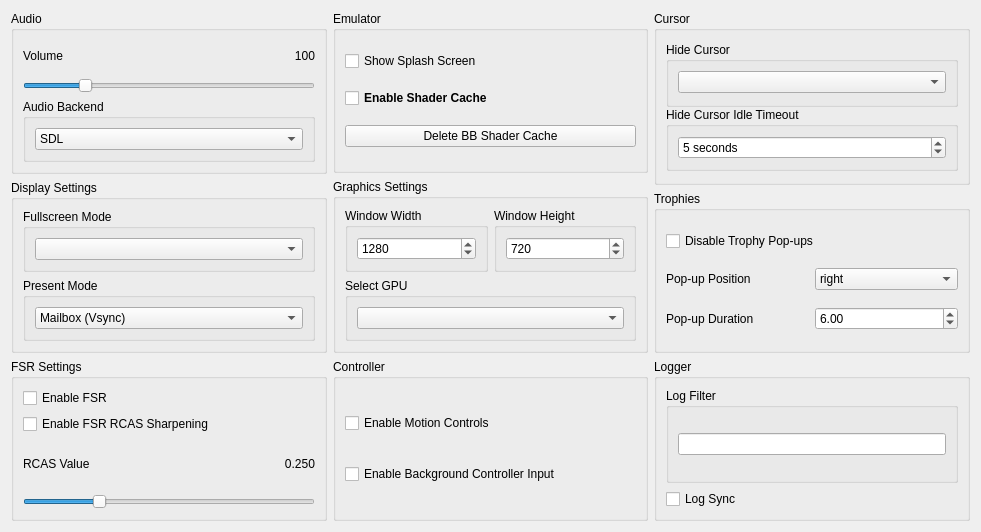
      <widget class="QWidget" name="generalTabContents">
       <property name="geometry">
        <rect>
         <x>0</x>
         <y>0</y>
         <width>981</width>
         <height>532</height>
        </rect>
       </property>
       <layout class="QVBoxLayout" name="generalTabVLayout" stretch="0">
        <item>
         <layout class="QHBoxLayout" name="mainHLayout">
          <item>
           <layout class="QVBoxLayout" name="SettingsLayoutLeft" stretch="0,0,0">
            <item>
             <widget class="QGroupBox" name="SystemSettings">
              <property name="font">
               <font>
                <pointsize>9</pointsize>
                <bold>false</bold>
               </font>
              </property>
              <property name="title">
               <string notr="true">Audio</string>
              </property>
              <layout class="QVBoxLayout" name="verticalLayout_9">
               <item>
                <layout class="QHBoxLayout" name="horizontalLayout_4">
                 <item>
                  <widget class="QLabel" name="volumeLabel">
                   <property name="sizePolicy">
                    <sizepolicy hsizetype="Preferred" vsizetype="Fixed">
                     <horstretch>0</horstretch>
                     <verstretch>0</verstretch>
                    </sizepolicy>
                   </property>
                   <property name="text">
                    <string>Volume</string>
                   </property>
                  </widget>
                 </item>
                 <item>
                  <widget class="QLabel" name="volumeValue">
                   <property name="text">
                    <string>100</string>
                   </property>
                   <property name="alignment">
                    <set>Qt::AlignmentFlag::AlignRight|Qt::AlignmentFlag::AlignTrailing|Qt::AlignmentFlag::AlignVCenter</set>
                   </property>
                  </widget>
                 </item>
                </layout>
               </item>
               <item>
                <widget class="QSlider" name="volumeSlider">
                 <property name="maximum">
                  <number>500</number>
                 </property>
                 <property name="value">
                  <number>100</number>
                 </property>
                 <property name="orientation">
                  <enum>Qt::Orientation::Horizontal</enum>
                 </property>
                </widget>
               </item>
               <item>
                <widget class="QGroupBox" name="groupBox_11">
                 <property name="title">
                  <string>Audio Backend</string>
                 </property>
                 <layout class="QVBoxLayout" name="verticalLayout_28">
                  <item>
                   <widget class="QComboBox" name="audioBackendComboBox">
                    <item>
                     <property name="text">
                      <string>SDL</string>
                     </property>
                    </item>
                    <item>
                     <property name="text">
                      <string>OpenAL</string>
                     </property>
                    </item>
                   </widget>
                  </item>
                 </layout>
                </widget>
               </item>
              </layout>
             </widget>
            </item>
            <item>
             <widget class="QGroupBox" name="displayGroupBox">
              <property name="font">
               <font>
                <pointsize>9</pointsize>
                <bold>false</bold>
               </font>
              </property>
              <property name="title">
               <string>Display Settings</string>
              </property>
              <layout class="QVBoxLayout" name="verticalLayout_19">
               <item>
                <widget class="QGroupBox" name="FullscreenModeGroupBox">
                 <property name="title">
                  <string>Fullscreen Mode</string>
                 </property>
                 <layout class="QVBoxLayout" name="verticalLayout_10">
                  <item>
                   <widget class="QComboBox" name="fullscreenModeComboBox"/>
                  </item>
                 </layout>
                </widget>
               </item>
               <item>
                <widget class="QGroupBox" name="presentModeGroupBox">
                 <property name="title">
                  <string>Present Mode</string>
                 </property>
                 <layout class="QVBoxLayout" name="verticalLayout_18">
                  <item>
                   <widget class="QComboBox" name="presentModeComboBox">
                    <item>
                     <property name="text">
                      <string>Mailbox (Vsync)</string>
                     </property>
                    </item>
                    <item>
                     <property name="text">
                      <string>Fifo (Vsync)</string>
                     </property>
                    </item>
                    <item>
                     <property name="text">
                      <string>Immediate (No Vsync)</string>
                     </property>
                    </item>
                   </widget>
                  </item>
                 </layout>
                </widget>
               </item>
              </layout>
             </widget>
            </item>
            <item>
             <widget class="QGroupBox" name="FSRGroupBox">
              <property name="font">
               <font>
                <pointsize>9</pointsize>
                <bold>false</bold>
               </font>
              </property>
              <property name="title">
               <string>FSR Settings</string>
              </property>
              <layout class="QVBoxLayout" name="verticalLayout_17">
               <item>
                <widget class="QCheckBox" name="FSRCheckBox">
                 <property name="text">
                  <string>Enable FSR</string>
                 </property>
                </widget>
               </item>
               <item>
                <widget class="QCheckBox" name="RCASCheckBox">
                 <property name="text">
                  <string>Enable FSR RCAS Sharpening</string>
                 </property>
                </widget>
               </item>
               <item>
                <layout class="QHBoxLayout" name="rcasValueLayout">
                 <item>
                  <widget class="QLabel" name="RCASLabel">
                   <property name="sizePolicy">
                    <sizepolicy hsizetype="Preferred" vsizetype="Fixed">
                     <horstretch>0</horstretch>
                     <verstretch>0</verstretch>
                    </sizepolicy>
                   </property>
                   <property name="text">
                    <string>RCAS Value</string>
                   </property>
                  </widget>
                 </item>
                 <item>
                  <widget class="QLabel" name="RCASValue">
                   <property name="text">
                    <string>0.250</string>
                   </property>
                   <property name="alignment">
                    <set>Qt::AlignmentFlag::AlignRight|Qt::AlignmentFlag::AlignTrailing|Qt::AlignmentFlag::AlignVCenter</set>
                   </property>
                  </widget>
                 </item>
                </layout>
               </item>
               <item>
                <widget class="QSlider" name="RCASSlider">
                 <property name="maximum">
                  <number>1000</number>
                 </property>
                 <property name="value">
                  <number>250</number>
                 </property>
                 <property name="orientation">
                  <enum>Qt::Orientation::Horizontal</enum>
                 </property>
                </widget>
               </item>
              </layout>
             </widget>
            </item>
           </layout>
          </item>
          <item>
           <layout class="QVBoxLayout" name="SettingsLayoutMid">
            <item>
             <widget class="QGroupBox" name="emulatorSettingsGroupBox">
              <property name="font">
               <font>
                <pointsize>9</pointsize>
                <bold>false</bold>
               </font>
              </property>
              <property name="title">
               <string notr="true">Emulator</string>
              </property>
              <layout class="QVBoxLayout" name="verticalLayout_4">
               <item>
                <widget class="QCheckBox" name="showSplashCheckBox">
                 <property name="text">
                  <string>Show Splash Screen</string>
                 </property>
                </widget>
               </item>
               <item>
                <widget class="QCheckBox" name="pipelineCacheCheckBox">
                 <property name="font">
                  <font>
                   <pointsize>9</pointsize>
                   <bold>true</bold>
                  </font>
                 </property>
                 <property name="text">
                  <string>Enable Shader Cache</string>
                 </property>
                </widget>
               </item>
               <item>
                <widget class="QPushButton" name="deleteCacheButton">
                 <property name="text">
                  <string>Delete BB Shader Cache</string>
                 </property>
                </widget>
               </item>
              </layout>
             </widget>
            </item>
            <item>
             <widget class="QGroupBox" name="graphicsGroupBox">
              <property name="font">
               <font>
                <pointsize>9</pointsize>
                <bold>false</bold>
               </font>
              </property>
              <property name="title">
               <string notr="true">Graphics Settings</string>
              </property>
              <layout class="QVBoxLayout" name="verticalLayout_7">
               <item>
                <layout class="QHBoxLayout" name="resolutionLayout">
                 <item>
                  <widget class="QGroupBox" name="widthGroupBox">
                   <property name="title">
                    <string notr="true">Window Width</string>
                   </property>
                   <layout class="QVBoxLayout" name="widthLayout">
                    <item>
                     <widget class="QSpinBox" name="widthSpinBox">
                      <property name="accelerated">
                       <bool>true</bool>
                      </property>
                      <property name="correctionMode">
                       <enum>QAbstractSpinBox::CorrectionMode::CorrectToNearestValue</enum>
                      </property>
                      <property name="keyboardTracking">
                       <bool>false</bool>
                      </property>
                      <property name="minimum">
                       <number>0</number>
                      </property>
                      <property name="maximum">
                       <number>9999</number>
                      </property>
                      <property name="value">
                       <number>1280</number>
                      </property>
                     </widget>
                    </item>
                   </layout>
                  </widget>
                 </item>
                 <item>
                  <widget class="QGroupBox" name="heightGroupBox">
                   <property name="title">
                    <string notr="true">Window Height</string>
                   </property>
                   <layout class="QVBoxLayout" name="heightLayout">
                    <item>
                     <widget class="QSpinBox" name="heightSpinBox">
                      <property name="frame">
                       <bool>true</bool>
                      </property>
                      <property name="accelerated">
                       <bool>true</bool>
                      </property>
                      <property name="correctionMode">
                       <enum>QAbstractSpinBox::CorrectionMode::CorrectToNearestValue</enum>
                      </property>
                      <property name="keyboardTracking">
                       <bool>false</bool>
                      </property>
                      <property name="minimum">
                       <number>0</number>
                      </property>
                      <property name="maximum">
                       <number>9999</number>
                      </property>
                      <property name="value">
                       <number>720</number>
                      </property>
                     </widget>
                    </item>
                   </layout>
                  </widget>
                 </item>
                </layout>
               </item>
               <item>
                <widget class="QGroupBox" name="GpuGroupBox">
                 <property name="title">
                  <string>Select GPU</string>
                 </property>
                 <layout class="QVBoxLayout" name="verticalLayout_6">
                  <item>
                   <widget class="QComboBox" name="graphicsAdapterBox"/>
                  </item>
                 </layout>
                </widget>
               </item>
              </layout>
             </widget>
            </item>
            <item>
             <widget class="QGroupBox" name="ControllerGroupBox">
              <property name="sizePolicy">
               <sizepolicy hsizetype="MinimumExpanding" vsizetype="Preferred">
                <horstretch>0</horstretch>
                <verstretch>0</verstretch>
               </sizepolicy>
              </property>
              <property name="font">
               <font>
                <pointsize>9</pointsize>
                <bold>false</bold>
               </font>
              </property>
              <property name="title">
               <string>Controller</string>
              </property>
              <layout class="QVBoxLayout" name="verticalLayout">
               <property name="spacing">
                <number>6</number>
               </property>
               <property name="topMargin">
                <number>9</number>
               </property>
               <property name="bottomMargin">
                <number>9</number>
               </property>
               <item>
                <widget class="QCheckBox" name="motionControlsCheckBox">
                 <property name="text">
                  <string>Enable Motion Controls</string>
                 </property>
                </widget>
               </item>
               <item>
                <widget class="QCheckBox" name="backgroundControllerCheckBox">
                 <property name="text">
                  <string>Enable Background Controller Input</string>
                 </property>
                </widget>
               </item>
              </layout>
             </widget>
            </item>
           </layout>
          </item>
          <item>
           <layout class="QVBoxLayout" name="SettingsLayoutRight">
            <item>
             <widget class="QGroupBox" name="cursorGroupBox">
              <property name="font">
               <font>
                <pointsize>9</pointsize>
                <bold>false</bold>
               </font>
              </property>
              <property name="title">
               <string notr="true">Cursor</string>
              </property>
              <layout class="QVBoxLayout" name="inputCursorLayout">
               <property name="spacing">
                <number>0</number>
               </property>
               <property name="topMargin">
                <number>11</number>
               </property>
               <property name="bottomMargin">
                <number>11</number>
               </property>
               <item>
                <widget class="QGroupBox" name="hideCursorGroupBox">
                 <property name="enabled">
                  <bool>true</bool>
                 </property>
                 <property name="sizePolicy">
                  <sizepolicy hsizetype="Preferred" vsizetype="Fixed">
                   <horstretch>0</horstretch>
                   <verstretch>0</verstretch>
                  </sizepolicy>
                 </property>
                 <property name="title">
                  <string notr="true">Hide Cursor</string>
                 </property>
                 <layout class="QVBoxLayout" name="hideCursorLayout">
                  <property name="spacing">
                   <number>7</number>
                  </property>
                  <property name="bottomMargin">
                   <number>11</number>
                  </property>
                  <item>
                   <widget class="QComboBox" name="hideCursorComboBox"/>
                  </item>
                 </layout>
                </widget>
               </item>
               <item>
                <widget class="QGroupBox" name="idleTimeoutGroupBox">
                 <property name="title">
                  <string>Hide Cursor Idle Timeout</string>
                 </property>
                 <layout class="QVBoxLayout" name="verticalLayout_5">
                  <item>
                   <widget class="QSpinBox" name="idleTimeoutSpinBox">
                    <property name="enabled">
                     <bool>true</bool>
                    </property>
                    <property name="sizePolicy">
                     <sizepolicy hsizetype="Preferred" vsizetype="Fixed">
                      <horstretch>0</horstretch>
                      <verstretch>0</verstretch>
                     </sizepolicy>
                    </property>
                    <property name="minimumSize">
                     <size>
                      <width>0</width>
                      <height>0</height>
                     </size>
                    </property>
                    <property name="maximumSize">
                     <size>
                      <width>16777215</width>
                      <height>16777215</height>
                     </size>
                    </property>
                    <property name="layoutDirection">
                     <enum>Qt::LayoutDirection::LeftToRight</enum>
                    </property>
                    <property name="wrapping">
                     <bool>false</bool>
                    </property>
                    <property name="frame">
                     <bool>true</bool>
                    </property>
                    <property name="alignment">
                     <set>Qt::AlignmentFlag::AlignLeading|Qt::AlignmentFlag::AlignLeft|Qt::AlignmentFlag::AlignVCenter</set>
                    </property>
                    <property name="buttonSymbols">
                     <enum>QAbstractSpinBox::ButtonSymbols::UpDownArrows</enum>
                    </property>
                    <property name="suffix">
                     <string notr="true"> seconds</string>
                    </property>
                    <property name="maximum">
                     <number>3600</number>
                    </property>
                    <property name="value">
                     <number>5</number>
                    </property>
                    <property name="displayIntegerBase">
                     <number>10</number>
                    </property>
                   </widget>
                  </item>
                 </layout>
                </widget>
               </item>
              </layout>
             </widget>
            </item>
            <item>
             <widget class="QGroupBox" name="trophySettingsGroupBox">
              <property name="font">
               <font>
                <pointsize>9</pointsize>
                <bold>false</bold>
               </font>
              </property>
              <property name="title">
               <string>Trophies</string>
              </property>
              <layout class="QVBoxLayout" name="verticalLayout_11">
               <item>
                <widget class="QCheckBox" name="disableTrophycheckBox">
                 <property name="text">
                  <string notr="true">Disable Trophy Pop-ups</string>
                 </property>
                </widget>
               </item>
               <item>
                <layout class="QHBoxLayout" name="popupPosLayout">
                 <item>
                  <widget class="QLabel" name="popupPosLabel">
                   <property name="text">
                    <string>Pop-up Position</string>
                   </property>
                  </widget>
                 </item>
                 <item>
                  <widget class="QComboBox" name="popUpPosComboBox">
                   <item>
                    <property name="text">
                     <string>right</string>
                    </property>
                   </item>
                   <item>
                    <property name="text">
                     <string>left</string>
                    </property>
                   </item>
                   <item>
                    <property name="text">
                     <string>top</string>
                    </property>
                   </item>
                   <item>
                    <property name="text">
                     <string>bottom</string>
                    </property>
                   </item>
                  </widget>
                 </item>
                </layout>
               </item>
               <item>
                <layout class="QHBoxLayout" name="popupDurationLayout">
                 <item>
                  <widget class="QLabel" name="popupDurationLabel">
                   <property name="text">
                    <string>Pop-up Duration</string>
                   </property>
                  </widget>
                 </item>
                 <item>
                  <widget class="QDoubleSpinBox" name="popUpDurationSpinBox">
                   <property name="maximum">
                    <double>10.000000000000000</double>
                   </property>
                   <property name="singleStep">
                    <double>0.100000000000000</double>
                   </property>
                   <property name="value">
                    <double>6.000000000000000</double>
                   </property>
                  </widget>
                 </item>
                </layout>
               </item>
              </layout>
             </widget>
            </item>
            <item>
             <widget class="QGroupBox" name="loggerGroupBox">
              <property name="font">
               <font>
                <pointsize>9</pointsize>
                <bold>false</bold>
               </font>
              </property>
              <property name="title">
               <string>Logger</string>
              </property>
              <layout class="QVBoxLayout" name="verticalLayout_3">
               <item>
                <widget class="QGroupBox" name="logFilter">
                 <property name="font">
                  <font>
                   <pointsize>9</pointsize>
                   <bold>false</bold>
                  </font>
                 </property>
                 <property name="title">
                  <string notr="true">Log Filter</string>
                 </property>
                 <layout class="QVBoxLayout" name="logFilterLayout">
                  <item>
                   <widget class="QLineEdit" name="logFilterLineEdit"/>
                  </item>
                 </layout>
                </widget>
               </item>
               <item>
                <widget class="QCheckBox" name="logTypeCheckBox">
                 <property name="text">
                  <string>Log Sync</string>
                 </property>
                </widget>
               </item>
              </layout>
             </widget>
            </item>
           </layout>
          </item>
         </layout>
        </item>
       </layout>
      </widget>
